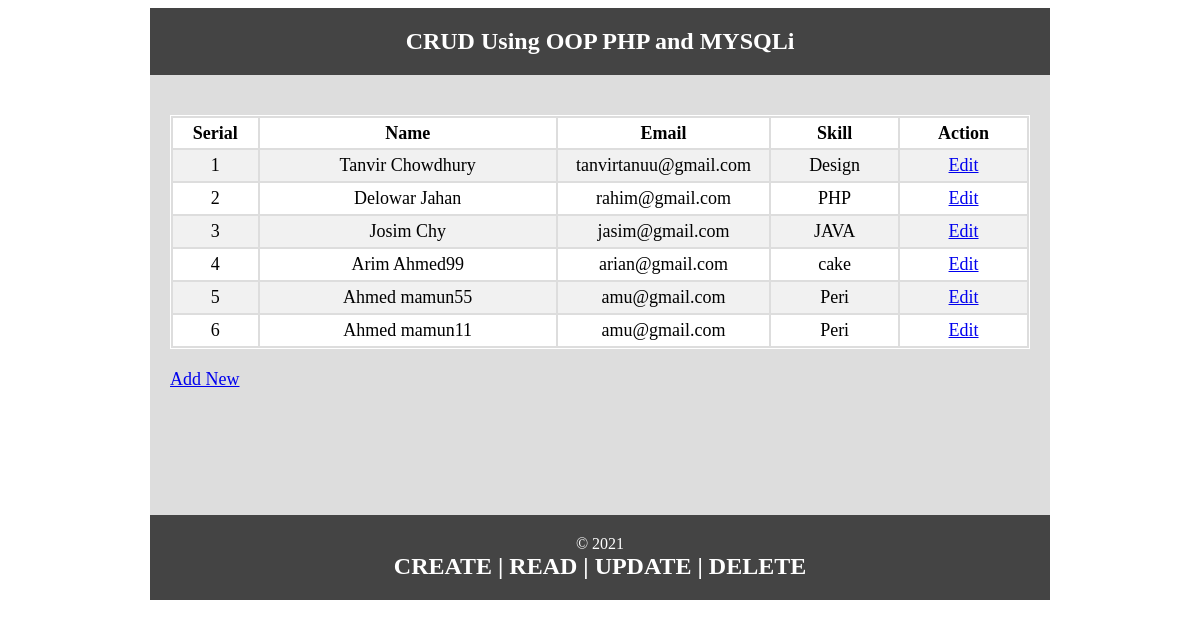
The page / on the database its author committed.
### tables this page shows
CREATE TABLE `tbl_user` (
  `id` int(50) NOT NULL,
  `name` varchar(50) NOT NULL,
  `email` varchar(50) NOT NULL,
  `skill` varchar(50) NOT NULL
);

### database.php (called while the page is built, shortened)
<?php
	class database{
		public $host 	=	DB_HOST;
		public $user 	=	DB_USER;
		public $pass 	=	DB_PASS;
		public $dbname	=	DB_NAME;
		public $link;
		private function connectDB(){
			$this->link = new mysqli($this->host, $this->user, $this->pass, $this->dbname);
		}
		public function select($query){
			$result = $this->link->query($query) or die ($this->link->error.__LINE__);
			if($result->num_rows > 0){
				return $result;
			} else{
				return false;
			}
		}
}

### index.php (the view, shortened to what this page needs)
<?php
	include 'inc/header.php';
	include "database.php";
?>
<?php
	$db = new database();
	$query = "SELECT * FROM tbl_user";
	$read = $db->select($query);
 ?>
<form>
	<table class="tblone">
		<tr>
			<th width="10%">Serial</th>
			<th width="35%">Name</th>
			<th width="25%">Email</th>
			<th width="15%">Skill</th>
			<th width="25%">Action</th>
		</tr>
		<?php if($read) { ?>
			<?php $i=1;
		 while($row = $read->fetch_assoc()) {?>
		<tr>
			<td><?php echo $i++; ?></td>
			<td><?php echo $row['name']; ?></td>
			<td><?php echo $row['email']; ?></td>
			<td><?php echo $row['skill'] ?></td>
			<td><a href="update.php?id=<?php echo urlencode($row['id']); ?>">Edit</a></td>
		</tr>
		<?php } ?>
		<?php } else{ ?>
			<p>Data is not available...!</p>
		<?php } ?>
	</table>
</form>
<a href="create.php">Add New</a>
<?php include 'inc/footer.php'; ?>

### inc/header.php (shortened to what this page needs)
<!doctype html>
<html>
<head>
</head>
<body>
<div class="phpcoding">
 <section class="headeroption">
  <h2><?php echo "CRUD Using OOP PHP and MYSQLi"; ?></h2>
 </section>
  <section class="maincontent">

### inc/footer.php
 </section>
<section class="footeroption">
 <p>© <?php echo date("Y"); ?> </p>
  <h2><?php echo " CREATE | READ | UPDATE | DELETE" ?></h2>
 </section>
</div>
</body>
</html>

### rows shown on the page
tbl_user: name "Tanvir Chowdhury", email "tanvirtanuu@gmail.com", skill "Design"
tbl_user: name "Delowar Jahan", email "rahim@gmail.com", skill "PHP"
tbl_user: name "Josim Chy", email "jasim@gmail.com", skill "JAVA"
tbl_user: name "Arim Ahmed99", email "arian@gmail.com", skill "cake"
tbl_user: name "Ahmed mamun55", email "amu@gmail.com", skill "Peri"
tbl_user: name "Ahmed mamun11", email "amu@gmail.com", skill "Peri"
